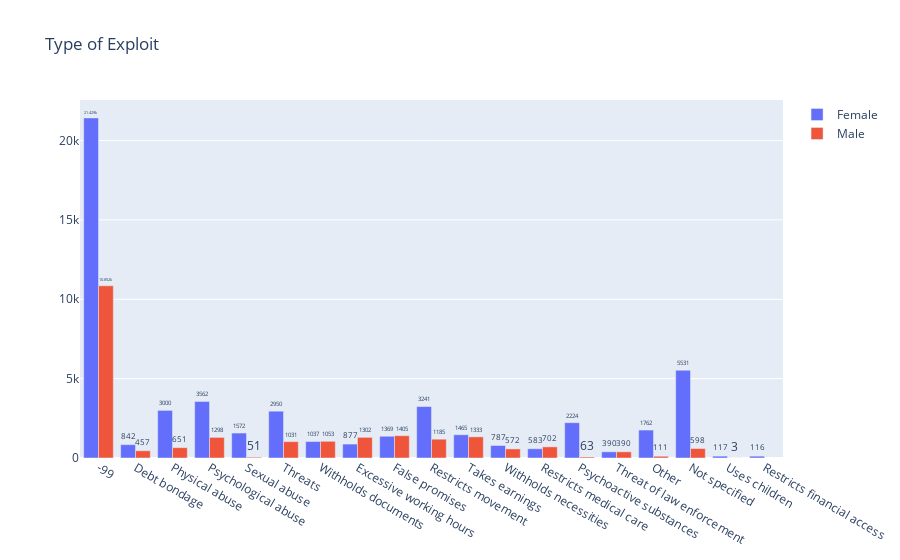

Notebook source saved alongside this figure:
### Code cell
fig = go.Figure(data=[
    go.Bar(name='Female', x=data_bar_f.index, y=data_bar_f),
    go.Bar(name='Male', x=data_bar_m.index, y=data_bar_m)
])
fig.update_traces(texttemplate='%{value}', textposition='outside')
fig.update_layout(title_text='Type of Exploit')
fig.show()

### Figure 1 — Plotly figure (JSON) as saved in the notebook; plotly's stock layout.template omitted (floating-point values rounded to 4 significant figures)
{"data": [{"name": "Female", "textposition": "outside", "texttemplate": "%{value}", "type": "bar", "x": ["-99", "Debt bondage", "Physical abuse", "Psychological abuse", "Sexual abuse", "Threats", "Withholds documents", "Excessive working hours", "False promises", "Restricts movement", "Takes earnings", "Withholds necessities", "Restricts medical care", "Psychoactive substances", "Threat of law enforcement", "Other", "Not specified", "Uses children", "Restricts financial access"], "y": [21429, 842, 3000, 3562, 1572, 2950, 1037, 877, 1369, 3241, 1465, 787, 583, 2224, 390, 1762, 5531, 117, 116]}, {"name": "Male", "textposition": "outside", "texttemplate": "%{value}", "type": "bar", "x": ["-99", "Debt bondage", "Excessive working hours", "False promises", "Physical abuse", "Psychoactive substances", "Psychological abuse", "Restricts medical care", "Restricts movement", "Sexual abuse", "Takes earnings", "Threat of law enforcement", "Threats", "Withholds documents", "Withholds necessities", "Other", "Not specified", "Uses children"], "y": [10852, 457, 1302, 1405, 651, 63, 1298, 702, 1185, 51, 1333, 390, 1031, 1053, 572, 111, 598, 3]}], "layout": {"title": {"text": "Type of Exploit"}}}
